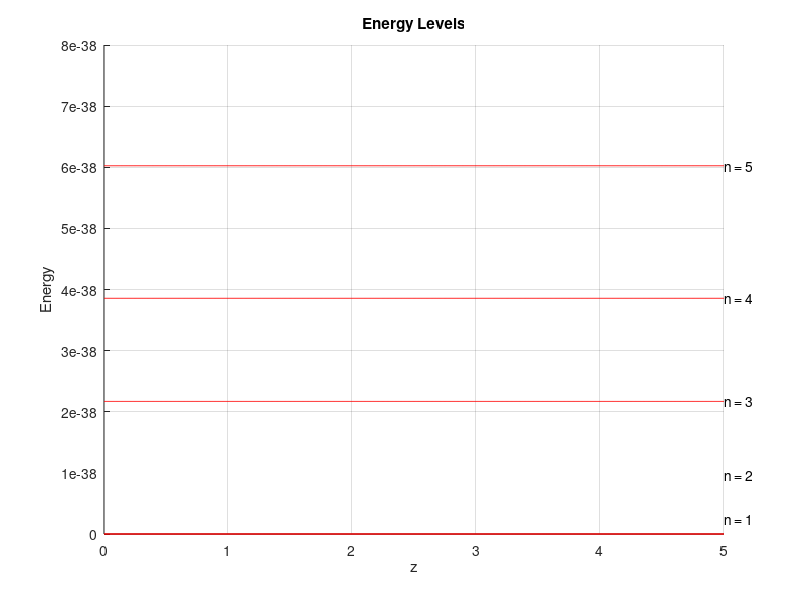
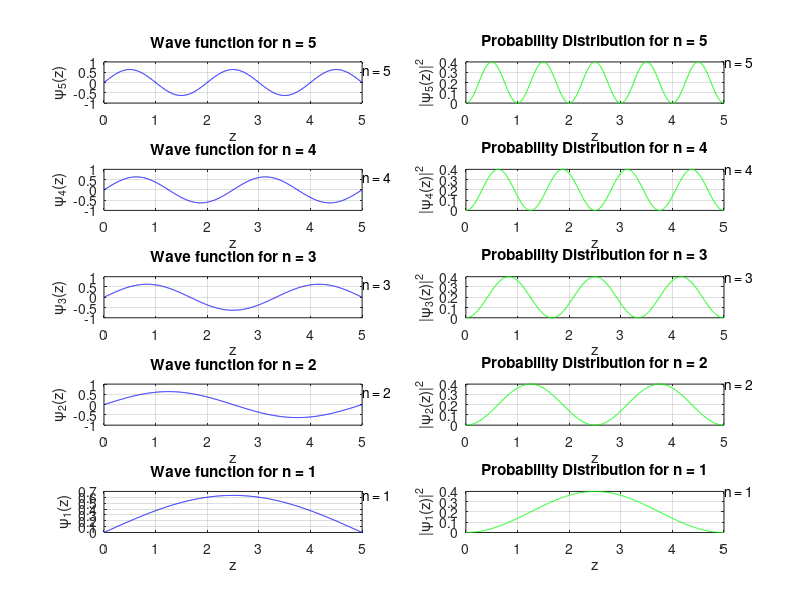

MATLAB code for these plots, in order:
% inf_well_1d.m : infinitely deep potential well in 1D
% author : hdpoorna
% MATLAB R2018b

%% Initialization

clc;
clear;
close all;

h = 6.626e-34;      % Planck's constant
h_bar = h/(2*pi);
Lz = input('Enter Lz (>0): ');
m_e = 9.109e-31;    % mass of an electron
m = m_e;

z = 0:Lz/1000:Lz;
n = 1:5;

E = zeros(length(n), length(z));
psi_z = zeros(length(n), length(z));
prob_z = zeros(length(n), length(z));

%% Plotting energy levels

figure('Name', 'Energy Levels'); hold on;
for nE = 1:length(n)
    E_nE = power((h_bar*nE*pi/Lz), 2)/(2*m);
    E(nE, :) = E_nE;
    plot(z, E(nE, :), 'r-');
    text(max(z), max(E(nE, :)), sprintf('n = %s', num2str(nE)));
end
hold off; grid on;
title('Energy Levels'); xlabel('z'); ylabel('Energy');

%% Plotting wave function and probability distributions

figure('Name', 'Wave Function and Probability'); hold on;
for nz = 1:length(n)
    psi_nz = sqrt(2/Lz)*sin(nz*pi*z/Lz);
    psi_z(nz, :) = psi_nz;
    subplot(length(n), 2, 2*length(n) + 1 - 2*nz);
    plot(z, psi_nz, 'b-'); grid on;
    title(sprintf('Wave function for n = %s', num2str(nz)));
    xlabel('z'); ylabel(sprintf('\\psi_{%s}(z)', num2str(nz)));
    text(max(z), max(psi_nz), sprintf('n = %s', num2str(nz)));
    
    prob_nz = abs(psi_nz).^2;
    prob_z(nz, :) = prob_nz;
    subplot(length(n), 2, 2*length(n) + 2 - 2*nz);
    plot(z, prob_nz, 'g-'); grid on;
    title(sprintf('Probability Distribution for n = %s', num2str(nz)));
    xlabel('z'); ylabel(sprintf('|\\psi_{%s}(z)|^{2}', num2str(nz)));
    text(max(z), max(prob_nz), sprintf('n = %s', num2str(nz)));
end
hold off;